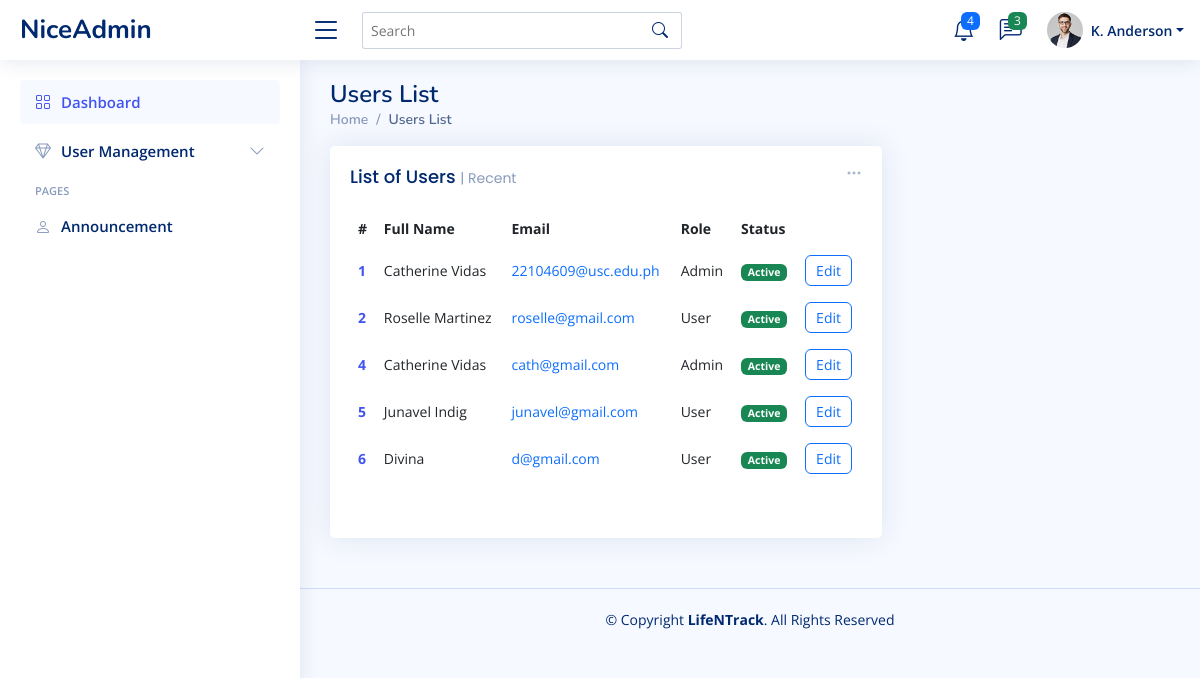
Page /client/pages/admin/usersList.php on the earlier database version.
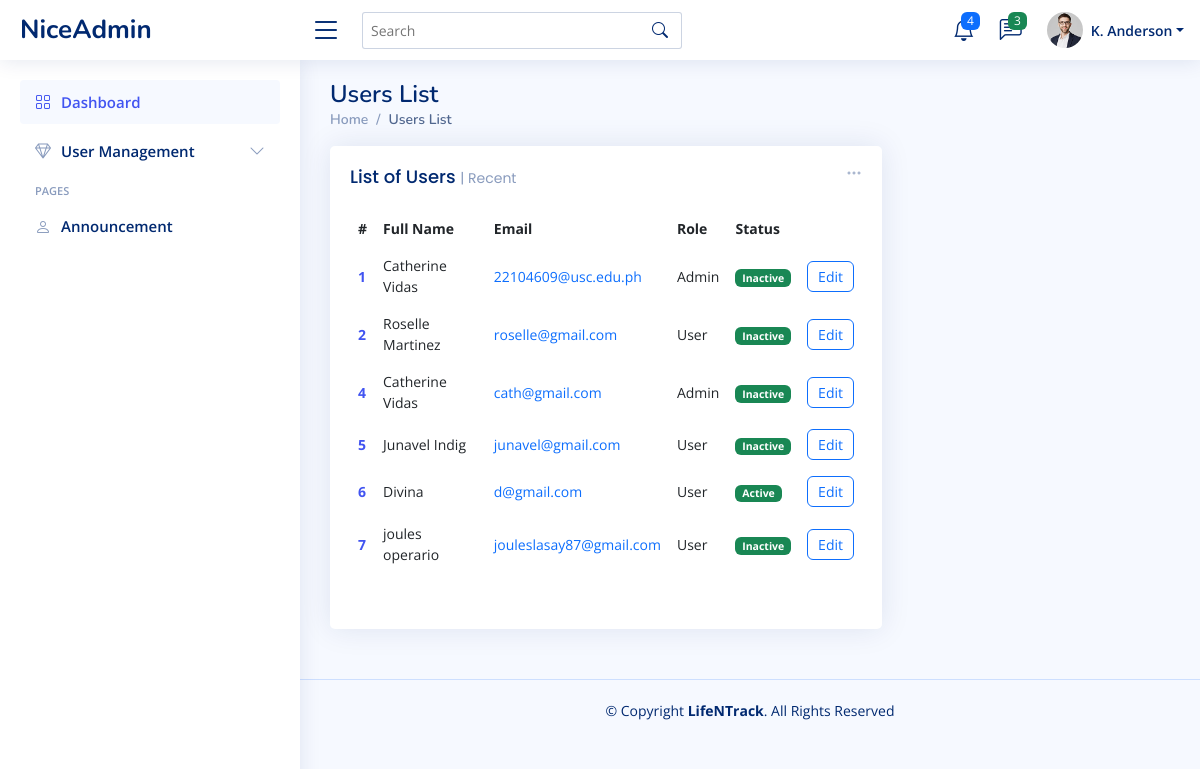
Same page on the later database version.
### tables this page shows
CREATE TABLE `user` (
  `userID` int(11) NOT NULL,
  `Fullname` varchar(50) NOT NULL,
  `Gender` varchar(50) NOT NULL,
  `Email` varchar(50) NOT NULL,
  `Password` varchar(50) NOT NULL,
  `Role` varchar(50) NOT NULL,
  `Status` varchar(50) NOT NULL
);

### client/pages/admin/usersList.php (the view, shortened to what this page needs)
<?php
$conn = getConnection();
?>
<!DOCTYPE html>
<html lang="en">
<head>
    <link href="../../assets/vendor/bootstrap/css/bootstrap.min.css" rel="stylesheet">
    <link href="../../assets/vendor/bootstrap-icons/bootstrap-icons.css" rel="stylesheet">
    <link href="../../assets/vendor/boxicons/css/boxicons.min.css" rel="stylesheet">
    <link href="../../assets/vendor/quill/quill.snow.css" rel="stylesheet">
    <link href="../../assets/vendor/quill/quill.bubble.css" rel="stylesheet">
    <link href="../../assets/vendor/remixicon/remixicon.css" rel="stylesheet">
    <link href="../../assets/vendor/simple-datatables/style.css" rel="stylesheet">
    <link href="../../assets/css/style.css" rel="stylesheet">
</head>
<body>
    <header id="header" class="header fixed-top d-flex align-items-center">
        <div class="d-flex align-items-center justify-content-between">
            <a href="index.html" class="logo d-flex align-items-center">
                <span class="d-none d-lg-block">NiceAdmin</span>
            </a>
            <i class="bi bi-list toggle-sidebar-btn"></i>
        </div>
        <div class="search-bar">
            <form class="search-form d-flex align-items-center" method="POST" action="#">
                <input type="text" name="query" placeholder="Search" title="Enter search keyword">
                <button type="submit" title="Search"><i class="bi bi-search"></i></button>
            </form>
        </div>
        <nav class="header-nav ms-auto">
            <ul class="d-flex align-items-center">
                <li class="nav-item dropdown">
                    <a class="nav-link nav-icon" href="#" data-bs-toggle="dropdown">
                        <i class="bi bi-bell"></i>
                        <span class="badge bg-primary badge-number">4</span>
                    </a>
                </li>
                <li class="nav-item dropdown">
                    <a class="nav-link nav-icon" href="#" data-bs-toggle="dropdown">
                        <i class="bi bi-chat-left-text"></i>
                        <span class="badge bg-success badge-number">3</span>
                    </a>
                </li>
                <li class="nav-item dropdown pe-3">
                    <a class="nav-link nav-profile d-flex align-items-center pe-0" href="#" data-bs-toggle="dropdown">
                        <img src="../../assets/img/profile-img.jpg" alt="Profile" class="rounded-circle">
                        <span class="d-none d-md-block dropdown-toggle ps-2">K. Anderson</span>
                    </a>
                </li>
            </ul>
        </nav>
    </header>
    <?php include_once('../../components/adminSidebar.php') ?>
    <main id="main" class="main">
        <div class="pagetitle">
            <h1>Users List</h1>
            <nav>
                <ol class="breadcrumb">
                    <li class="breadcrumb-item"><a href="index.html">Home</a></li>
                    <li class="breadcrumb-item active">Users List</li>
                </ol>
            </nav>
        </div>
        <section class="section dashboard">
            <div class="row">
                <div class="col-lg-8">
                    <div class="row">
                        <div class="col-12">
                            <div class="card recent-sales overflow-auto">
                                <div class="filter">
                                    <a class="icon" href="#" data-bs-toggle="dropdown"><i class="bi bi-three-dots"></i></a>
                                </div>
                                <div class="card-body">
                                    <h5 class="card-title">List of Users <span>| Recent</span></h5>
                                    <table class="table table-borderless user-list-table">
                                        <thead>
                                            <tr>
                                                <th scope="col">#</th>
                                                <th scope="col">Full Name</th>
                                                <th scope="col">Email</th>
                                                <th scope="col">Role</th>
                                                <th scope="col">Status</th>
                                            </tr>
                                        </thead>
                                        <tbody>
                                            <?php
                                            $sql = "SELECT * FROM user";
                                            $result = mysqli_query($conn, $sql);
                                            if (mysqli_num_rows($result) > 0) :
                                                while ($row = mysqli_fetch_assoc($result)) :
                                            ?>
                                                    <tr>
                                                        <th scope="row"><a href="#"><?= $row['userID'] ?></a></th>
                                                        <td><?= $row['Fullname'] ?></td>
                                                        <td><a href="#" class="text-primary"><?= $row['Email'] ?></a></td>
                                                        <td><?= $row['Role'] ?></td>
                                                        <td><span class="badge bg-success status-field"><?= $row['Status'] ?></span></td>
                                                        <td>
                                                            <button onclick="editUserStatus(<?= $row['userID'] ?>, '<?= $row['Fullname'] ?>')" type="button" class="btn btn-outline-primary user-list-btn" data-bs-toggle="modal" data-bs-target="#userModal">
                                                                Edit
                                                            </button>
                                                        </td>
                                                    </tr>
                                            <?php
                                                endwhile;
                                            else :
                                                echo "0 results";
                                            endif;
                                            ?>
                                        </tbody>
                                    </table>
                                </div>
                                <div class="card-body">
                                </div>
                            </div>
                        </div>
                    </div>
                </div>
            </div>
        </section>
    </main>
    <footer id="footer" class="footer">
        <div class="copyright">
            &copy; Copyright <strong><span>LifeNTrack</span></strong>. All Rights Reserved
        </div>
    </footer>
</body>
</html>

### client/components/adminSidebar.php (shortened to what this page needs)
<aside id="sidebar" class="sidebar">
    <ul class="sidebar-nav" id="sidebar-nav">
        <li class="nav-item">
            <a class="nav-link " href="index.php">
                <i class="bi bi-grid"></i>
                <span>Dashboard</span>
            </a>
        </li>
        <li class="nav-item">
            <a class="nav-link collapsed" data-bs-target="#icons-nav" data-bs-toggle="collapse" href="#">
                <i class="bi bi-gem"></i><span>User Management</span><i class="bi bi-chevron-down ms-auto"></i>
            </a>
        </li>
        <li class="nav-heading">Pages</li>
        <li class="nav-item">
            <a class="nav-link collapsed" href="users-profile.html">
                <i class="bi bi-person"></i>
                <span>Announcement</span>
            </a>
        </li>
    </ul>
</aside>

### client/assets/css/style.css (style rules this page uses)
:root { scroll-behavior: smooth; }
body { font-family: "Open Sans", sans-serif; background: #f6f9ff; color: #444444; }
a { color: #4154f1; text-decoration: none; }
h1, h2, h3, h4, h5, h6 { font-family: "Nunito", sans-serif; }
#main { margin-top: 60px; padding: 20px 30px; transition: all 0.3s; }
.pagetitle { margin-bottom: 10px; }
.pagetitle h1 { font-size: 24px; margin-bottom: 0; font-weight: 600; color: #012970; }
.card { margin-bottom: 30px; border: none; border-radius: 5px; box-shadow: 0px 0 30px rgba(1, 41, 112, 0.1); }
.card-title { padding: 20px 0 15px 0; font-size: 18px; font-weight: 500; color: #012970; font-family: "Poppins", sans-serif; }
.card-title span { color: #899bbd; font-size: 14px; font-weight: 400; }
.card-body { padding: 0 20px 20px 20px; }
.breadcrumb { font-size: 14px; font-family: "Nunito", sans-serif; color: #899bbd; font-weight: 600; }
.breadcrumb a { color: #899bbd; transition: 0.3s; }
.breadcrumb .breadcrumb-item::before { color: #899bbd; }
.breadcrumb .active { color: #51678f; font-weight: 600; }
.logo { line-height: 1; }
@media (min-width: 1200px) { .logo { width: 280px; } }
.logo span { font-size: 26px; font-weight: 700; color: #012970; font-family: "Nunito", sans-serif; }
.header { transition: all 0.5s; z-index: 997; height: 60px; box-shadow: 0px 2px 20px rgba(1, 41, 112, 0.1); background-color: #fff; padding-left: 20px; }
.header .toggle-sidebar-btn { font-size: 32px; padding-left: 10px; cursor: pointer; color: #012970; }
.header .search-bar { min-width: 360px; padding: 0 20px; }
.header .search-form { width: 100%; }
.header .search-form input { border: 0; font-size: 14px; color: #012970; border: 1px solid rgba(1, 41, 112, 0.2); padding: 7px 38px 7px 8px; border-radius: 3px; transition: 0.3s; width: 100%; }
.header .search-form button { border: 0; padding: 0; margin-left: -30px; background: none; }
.header .search-form button i { color: #012970; }
.header-nav ul { list-style: none; }
.header-nav>ul { margin: 0; padding: 0; }
.header-nav .nav-icon { font-size: 22px; color: #012970; margin-right: 25px; position: relative; }
.header-nav .nav-profile { color: #012970; }
.header-nav .nav-profile img { max-height: 36px; }
.header-nav .nav-profile span { font-size: 14px; font-weight: 600; }
.header-nav .badge-number { position: absolute; inset: -2px -5px auto auto; font-weight: normal; font-size: 12px; padding: 3px 6px; }
.sidebar { position: fixed; top: 60px; left: 0; bottom: 0; width: 300px; z-index: 996; transition: all 0.3s; padding: 20px; overflow-y: auto; scrollbar-width: thin; scrollbar-color: #aab7cf transparent; box-shadow: 0px 0px 20px rgba(1, 41, 112, 0.1); background-color: #fff; }
@media (min-width: 1200px) { #main, #footer { margin-left: 300px; } }
.sidebar-nav { padding: 0; margin: 0; list-style: none; }
.sidebar-nav li { padding: 0; margin: 0; list-style: none; }
.sidebar-nav .nav-item { margin-bottom: 5px; }
.sidebar-nav .nav-heading { font-size: 11px; text-transform: uppercase; color: #899bbd; font-weight: 600; margin: 10px 0 5px 15px; }
.sidebar-nav .nav-link { display: flex; align-items: center; font-size: 15px; font-weight: 600; color: #4154f1; transition: 0.3; background: #f6f9ff; padding: 10px 15px; border-radius: 4px; }
.sidebar-nav .nav-link i { font-size: 16px; margin-right: 10px; color: #4154f1; }
.sidebar-nav .nav-link.collapsed { color: #012970; background: #fff; }
.sidebar-nav .nav-link.collapsed i { color: #899bbd; }
.sidebar-nav .nav-link .bi-chevron-down { margin-right: 0; transition: transform 0.2s ease-in-out; }
.dashboard .filter { position: absolute; right: 0px; top: 15px; }
.dashboard .filter .icon { color: #aab7cf; padding-right: 20px; padding-bottom: 5px; transition: 0.3s; font-size: 16px; }
.dashboard .recent-sales { font-size: 14px; }
.dashboard .recent-sales .table thead { background: #f6f6fe; }
.dashboard .recent-sales .table thead th { border: 0; }
.footer { padding: 20px 0; font-size: 14px; transition: all 0.3s; border-top: 1px solid #cddfff; }
.footer .copyright { text-align: center; color: #012970; }
table.user-list-table { vertical-align: middle; }
table .user-list-btn { padding: 4px 10px; font-size: 14px; }

Differences in the rows shown:
changed user "22104609@usc.edu.ph": Status "Active" → "Inactive"
changed user "Roselle Martinez": Status "Active" → "Inactive"
changed user "cath@gmail.com": Status "Active" → "Inactive"
changed user "Junavel Indig": Status "Active" → "Inactive"
added user: userID "7", Fullname "joules operario", Email "jouleslasay87@gmail.com", Role "User", Status "Inactive"
